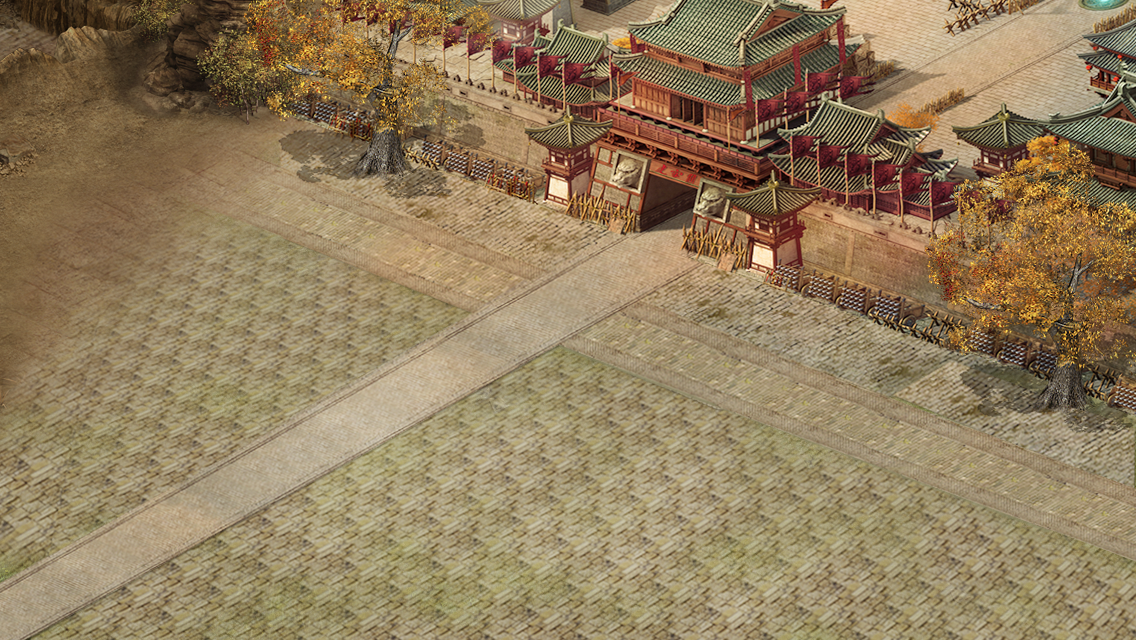

This is a level from a 2D game, rendered from its Tiled map with the project's own tilesets. A one-line summary and the map file follow, with tile-layer data summarised:
An orthogonal 1x1 tile map with 1136x640 px tiles, 1 tile layer (块层 1).

<map version="1.0" orientation="orthogonal" width="1" height="1" tilewidth="1136" tileheight="640">
 <tileset firstgid="1" name="huLaoMap" tilewidth="1136" tileheight="640">
  <image source="huLaoMap.png" width="1136" height="640" />
 </tileset>
 <layer name="块层 1" width="1" height="1">
  <data>[1 cells, 1 non-empty, 1 distinct tile ids]</data>
 </layer>
</map>